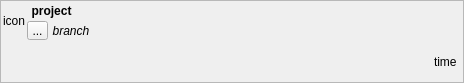
<?xml version="1.0" encoding="UTF-8"?>
<ui version="4.0">
 <class>Form</class>
 <widget class="QWidget" name="Form">
  <property name="geometry">
   <rect>
    <x>0</x>
    <y>0</y>
    <width>464</width>
    <height>83</height>
   </rect>
  </property>
  <property name="windowTitle">
   <string>Form</string>
  </property>
  <layout class="QHBoxLayout" name="horizontalLayout">
   <property name="spacing">
    <number>0</number>
   </property>
   <property name="leftMargin">
    <number>0</number>
   </property>
   <property name="topMargin">
    <number>0</number>
   </property>
   <property name="rightMargin">
    <number>0</number>
   </property>
   <property name="bottomMargin">
    <number>0</number>
   </property>
   <item>
    <widget class="QFrame" name="frame">
     <property name="frameShape">
      <enum>QFrame::StyledPanel</enum>
     </property>
     <property name="frameShadow">
      <enum>QFrame::Raised</enum>
     </property>
     <layout class="QVBoxLayout" name="verticalLayout_2">
      <property name="spacing">
       <number>0</number>
      </property>
      <property name="leftMargin">
       <number>0</number>
      </property>
      <property name="topMargin">
       <number>0</number>
      </property>
      <property name="rightMargin">
       <number>0</number>
      </property>
      <property name="bottomMargin">
       <number>0</number>
      </property>
      <item>
       <layout class="QHBoxLayout" name="horizontalLayout_4">
        <property name="leftMargin">
         <number>2</number>
        </property>
        <property name="rightMargin">
         <number>2</number>
        </property>
        <item>
         <widget class="QLabel" name="status_icon_label">
          <property name="cursor">
           <cursorShape>ArrowCursor</cursorShape>
          </property>
          <property name="text">
           <string>icon</string>
          </property>
         </widget>
        </item>
        <item>
         <layout class="QVBoxLayout" name="verticalLayout">
          <property name="leftMargin">
           <number>2</number>
          </property>
          <item>
           <layout class="QHBoxLayout" name="horizontalLayout_2">
            <item>
             <widget class="QToolButton" name="project_name_button">
              <property name="cursor">
               <cursorShape>PointingHandCursor</cursorShape>
              </property>
              <property name="styleSheet">
               <string notr="true">border: none;
padding: 0;
font-weight: bold;</string>
              </property>
              <property name="text">
               <string>project</string>
              </property>
              <property name="toolButtonStyle">
               <enum>Qt::ToolButtonTextOnly</enum>
              </property>
             </widget>
            </item>
            <item>
             <spacer name="horizontalSpacer_2">
              <property name="orientation">
               <enum>Qt::Horizontal</enum>
              </property>
              <property name="sizeHint" stdset="0">
               <size>
                <width>40</width>
                <height>20</height>
               </size>
              </property>
             </spacer>
            </item>
            <item>
             <layout class="QHBoxLayout" name="previous_builds_container">
              <property name="leftMargin">
               <number>4</number>
              </property>
             </layout>
            </item>
           </layout>
          </item>
          <item>
           <layout class="QHBoxLayout" name="horizontalLayout_5">
            <item>
             <widget class="QToolButton" name="ignore_branch_button">
              <property name="toolTip">
               <string>Ignore this branch from the total build status.</string>
              </property>
              <property name="styleSheet">
               <string notr="true">padding: 0;</string>
              </property>
              <property name="text">
               <string>...</string>
              </property>
              <property name="checkable">
               <bool>true</bool>
              </property>
              <property name="checked">
               <bool>false</bool>
              </property>
             </widget>
            </item>
            <item>
             <widget class="QToolButton" name="branch_name_button">
              <property name="cursor">
               <cursorShape>PointingHandCursor</cursorShape>
              </property>
              <property name="styleSheet">
               <string notr="true">padding: 0;
border: none;
font-style: italic;</string>
              </property>
              <property name="text">
               <string>branch</string>
              </property>
              <property name="toolButtonStyle">
               <enum>Qt::ToolButtonTextOnly</enum>
              </property>
             </widget>
            </item>
            <item>
             <spacer name="horizontalSpacer_3">
              <property name="orientation">
               <enum>Qt::Horizontal</enum>
              </property>
              <property name="sizeHint" stdset="0">
               <size>
                <width>40</width>
                <height>20</height>
               </size>
              </property>
             </spacer>
            </item>
           </layout>
          </item>
         </layout>
        </item>
       </layout>
      </item>
      <item>
       <layout class="QHBoxLayout" name="horizontalLayout_3">
        <property name="leftMargin">
         <number>0</number>
        </property>
        <property name="rightMargin">
         <number>6</number>
        </property>
        <item>
         <spacer name="horizontalSpacer">
          <property name="orientation">
           <enum>Qt::Horizontal</enum>
          </property>
          <property name="sizeHint" stdset="0">
           <size>
            <width>40</width>
            <height>20</height>
           </size>
          </property>
         </spacer>
        </item>
        <item>
         <widget class="QLabel" name="time_label">
          <property name="cursor">
           <cursorShape>PointingHandCursor</cursorShape>
          </property>
          <property name="text">
           <string>time</string>
          </property>
         </widget>
        </item>
       </layout>
      </item>
     </layout>
    </widget>
   </item>
  </layout>
 </widget>
 <resources/>
 <connections/>
</ui>
